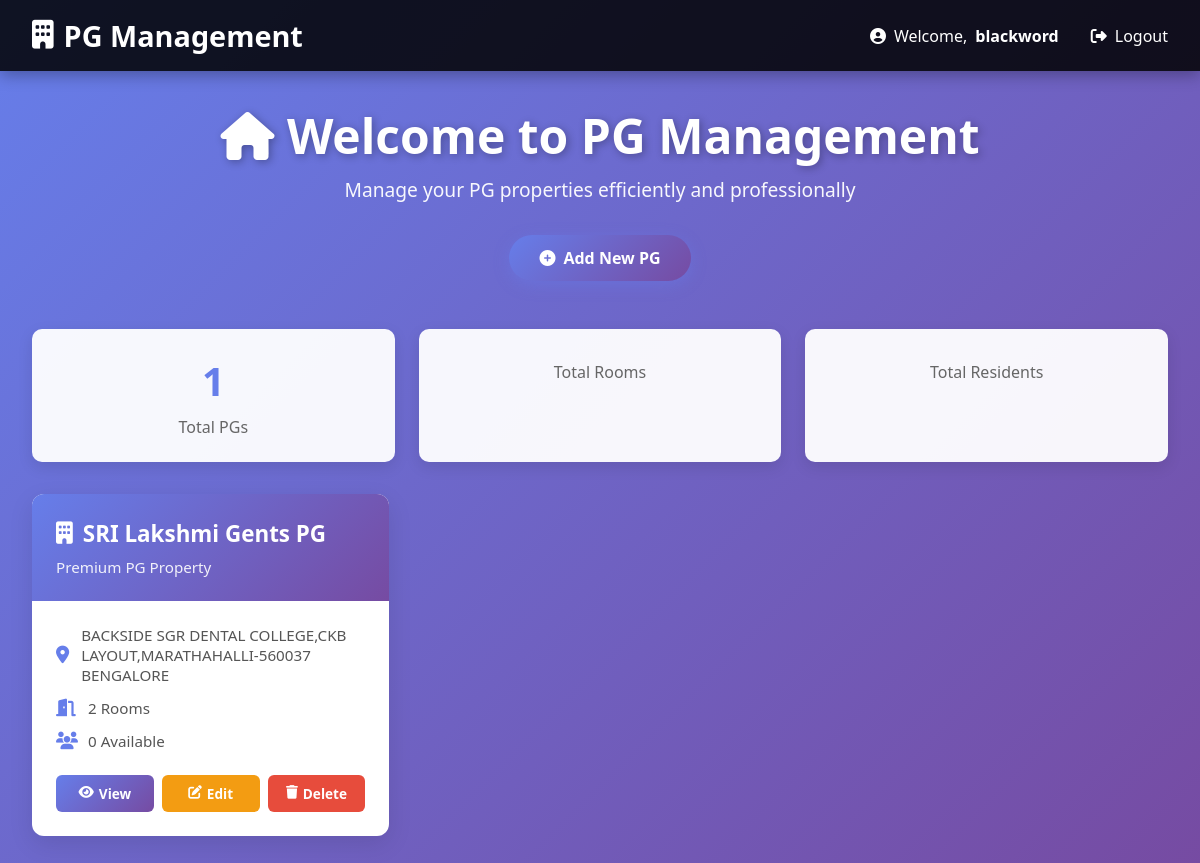
The app's page / (signed in), older data.
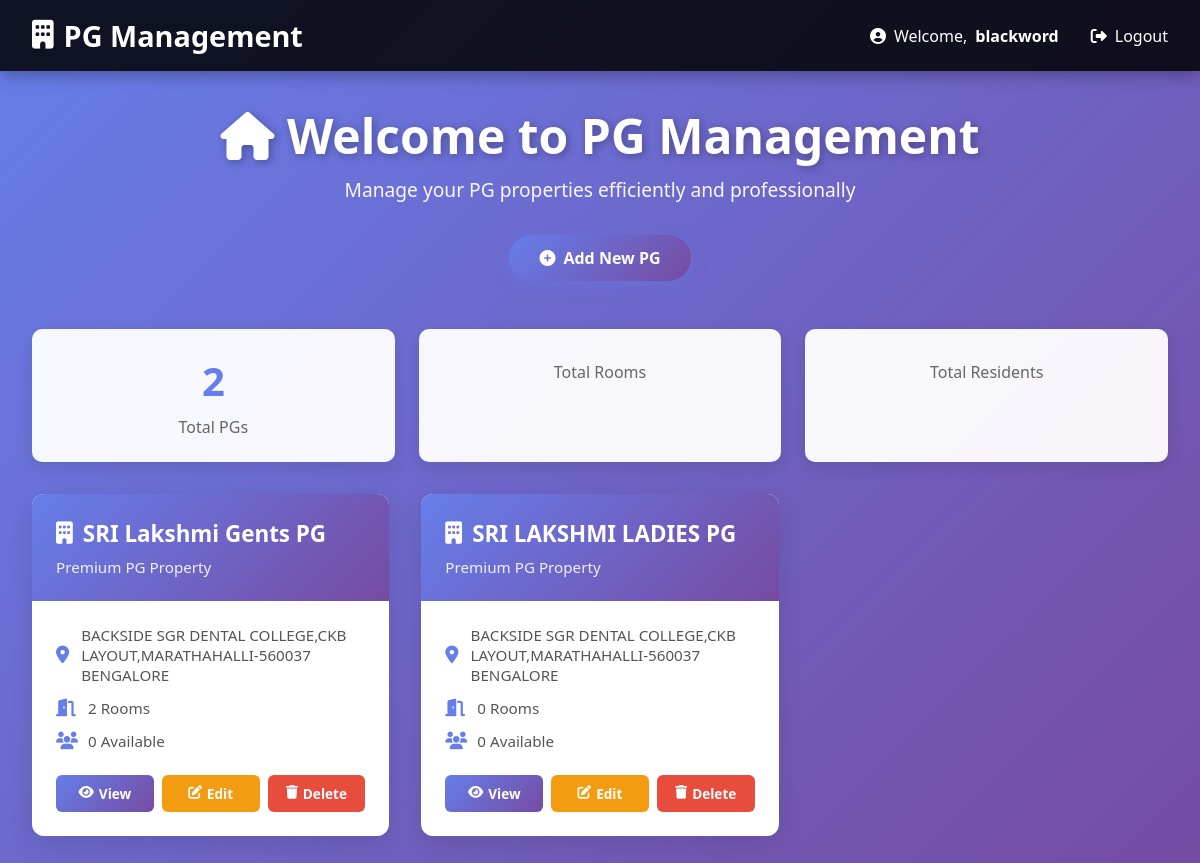
The same page, newer data.
### pgapp/models.py (models this page shows, shortened)
class PG(models.Model):
    name = models.CharField(max_length=100)
    address = models.TextField()

### pgapp/views.py (the view)
# urls.py: 2. Add a URL to urlpatterns:  path('', views.home, name='home')
@login_required
def home(request):
    pgs = PG.objects.all()
    return render(request, 'home.html', {'pgs': pgs})

### pgapp/templates/home.html (shortened to what this page needs)
<!DOCTYPE html>
<html lang="en">
<head>
    <link href="https://cdnjs.cloudflare.com/ajax/libs/font-awesome/6.4.0/css/all.min.css" rel="stylesheet">
</head>
<body>
    <nav class="navbar">
        <h1><i class="fas fa-building"></i> PG Management</h1>
        <div class="navbar-right">
            {% if user.is_authenticated %}
                <span><i class="fas fa-user-circle"></i> Welcome, <strong>{{ user.username }}</strong></span>
                <a href="{% url 'logout' %}"><i class="fas fa-sign-out-alt"></i> Logout</a>
            {% else %}
                <a href="{% url 'login' %}"><i class="fas fa-sign-in-alt"></i> Login</a>
            {% endif %}
        </div>
    </nav>
    <div class="main-content">
        <div class="container">
            <div class="header">
                <h1><i class="fas fa-home"></i> Welcome to PG Management</h1>
                <p>Manage your PG properties efficiently and professionally</p>
                <div class="action-buttons">
                    <a href="{% url 'add_pg' %}" class="btn-primary"><i class="fas fa-plus-circle"></i> Add New PG</a>
                </div>
            </div>
            {% if pgs %}
                <div class="stats">
                    <div class="stat-card">
                        <div class="stat-number">{{ pgs|length }}</div>
                        <div class="stat-label">Total PGs</div>
                    </div>
                    <div class="stat-card">
                        <div class="stat-label">Total Rooms</div>
                    </div>
                    <div class="stat-card">
                        <div class="stat-label">Total Residents</div>
                    </div>
                </div>
                <div class="pg-grid">
                    {% for pg in pgs %}
                        <div class="pg-card">
                            <div class="pg-header">
                                <h3><i class="fas fa-building"></i> {{ pg.name }}</h3>
                                <p>Premium PG Property</p>
                            </div>
                            <div class="pg-content">
                                <div class="info-row">
                                    <i class="fas fa-map-marker-alt"></i>
                                    <span>{{ pg.address|truncatewords:8 }}</span>
                                </div>
                                <div class="info-row">
                                    <i class="fas fa-door-open"></i>
                                    <span>{{ pg.room_set.count }} Rooms</span>
                                </div>
                                <div class="info-row">
                                    <i class="fas fa-users"></i>
                                    <span>{{ pg.room_set|length }} Available</span>
                                </div>
                                <div class="action-links">
                                    <a href="{% url 'pg_detail' pg.id %}" class="btn-small btn-view"><i class="fas fa-eye"></i> View</a>
                                    <a href="{% url 'edit_pg' pg.id %}" class="btn-small btn-edit"><i class="fas fa-edit"></i> Edit</a>
                                    <a href="{% url 'delete_pg' pg.id %}" class="btn-small btn-delete"><i class="fas fa-trash"></i> Delete</a>
                                </div>
                            </div>
                        </div>
                    {% endfor %}
                </div>
            {% else %}
                <div class="empty-state">
                    <i class="fas fa-inbox"></i>
                    <p>No PGs found. Create one to get started!</p>
                    <a href="{% url 'add_pg' %}" class="btn-primary"><i class="fas fa-plus-circle"></i> Add Your First PG</a>
                </div>
            {% endif %}
        </div>
    </div>
</body>
</html>

### pgapp/templates/home.html (style rules this page uses)
* { margin: 0; padding: 0; box-sizing: border-box; }
html, body { height: 100%; }
body { font-family: 'Segoe UI', Tahoma, Geneva, Verdana, sans-serif; background: linear-gradient(135deg, #667eea 0%, #764ba2 100%); background-attachment: fixed; color: #333; min-height: 100vh; display: flex; flex-direction: column; }
.navbar { background: rgba(0, 0, 0, 0.85); padding: 1rem 2rem; display: flex; justify-content: space-between; align-items: center; box-shadow: 0 4px 15px rgba(0, 0, 0, 0.3); position: sticky; top: 0; z-index: 100; flex-wrap: wrap; gap: 1rem; }
.navbar h1 { color: #fff; font-size: 1.8rem; display: flex; align-items: center; gap: 10px; font-weight: 700; }
.navbar-right { display: flex; gap: 2rem; align-items: center; }
.navbar a, .navbar span { color: #fff; text-decoration: none; transition: color 0.3s; font-weight: 500; display: flex; align-items: center; gap: 8px; }
.main-content { flex: 1; padding: 2rem; }
.container { max-width: 1300px; margin: 0 auto; }
.header { text-align: center; margin-bottom: 3rem; color: white; animation: slideDown 0.6s ease-out; }
.header h1 { font-size: 3rem; margin-bottom: 0.5rem; text-shadow: 2px 2px 8px rgba(0, 0, 0, 0.3); font-weight: 800; }
.header p { font-size: 1.2rem; opacity: 0.95; }
.action-buttons { display: flex; gap: 1rem; justify-content: center; margin-top: 2rem; flex-wrap: wrap; }
.btn-primary { display: inline-flex; align-items: center; gap: 8px; background: linear-gradient(135deg, #667eea 0%, #764ba2 100%); color: white; padding: 12px 30px; text-decoration: none; border-radius: 50px; font-weight: 600; transition: all 0.3s; box-shadow: 0 4px 15px rgba(102, 126, 234, 0.4); border: none; cursor: pointer; font-size: 1rem; }
.pg-grid { display: grid; grid-template-columns: repeat(auto-fill, minmax(340px, 1fr)); gap: 2rem; margin-top: 2rem; }
.pg-card { background: white; border-radius: 12px; overflow: hidden; box-shadow: 0 8px 25px rgba(0, 0, 0, 0.1); transition: all 0.3s ease; animation: fadeIn 0.6s ease-out; }
.pg-header { background: linear-gradient(135deg, #667eea 0%, #764ba2 100%); color: white; padding: 1.5rem; }
.pg-header h3 { font-size: 1.4rem; margin-bottom: 0.5rem; display: flex; align-items: center; gap: 10px; }
.pg-header p { opacity: 0.9; font-size: 0.95rem; }
.pg-content { padding: 1.5rem; }
.info-row { display: flex; align-items: center; gap: 12px; margin-bottom: 0.8rem; color: #555; }
.info-row i { color: #667eea; width: 20px; font-size: 1.1rem; }
.info-row span { font-size: 0.95rem; }
.action-links { display: flex; gap: 0.5rem; margin-top: 1.5rem; flex-wrap: wrap; }
.btn-small { flex: 1; min-width: 70px; padding: 9px 12px; border-radius: 6px; text-decoration: none; text-align: center; font-size: 0.85rem; font-weight: 600; transition: all 0.3s; border: none; cursor: pointer; display: flex; align-items: center; justify-content: center; gap: 5px; }
.btn-view { background: linear-gradient(135deg, #667eea 0%, #764ba2 100%); color: white; }
.btn-edit { background: #f39c12; color: white; }
.btn-delete { background: #e74c3c; color: white; }
.stats { display: grid; grid-template-columns: repeat(auto-fit, minmax(200px, 1fr)); gap: 1.5rem; margin: 2rem 0; }
.stat-card { background: rgba(255, 255, 255, 0.95); padding: 1.5rem; border-radius: 10px; text-align: center; box-shadow: 0 5px 15px rgba(0, 0, 0, 0.1); }
.stat-number { font-size: 2.5rem; color: #667eea; font-weight: bold; }
.stat-label { color: #666; margin-top: 0.5rem; font-weight: 500; }

Row changes from the older to the newer data that the page shows:
added PG: name "SRI LAKSHMI LADIES PG", address "BACKSIDE SGR DENTAL COLLEGE,CKB LAYOUT,MARATHAHALLI-560037 BENGALORE", room_set.count "0", room_set|length "0"
Text that changed along with them:
{{ pgs|length }}: "1" → "2"
